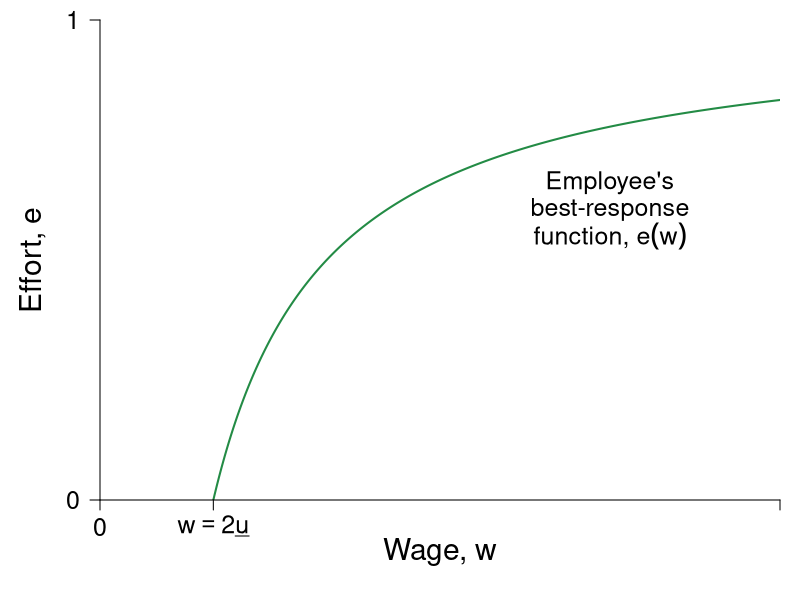

Recreate this plot in R.
require(shape)
pdf(file = "employment/employment_brf_margin.pdf", width = 9, height = 7)

#Set parameters for graphics
axislabelsize <- 1.8
labelsize <- 1.5
namesize <- 1.8
annotatesize <- 1.5
graphlinewidth <- 2
segmentlinewidth <- 1.5

#The equation is below when v = 0. See Wolfram Alpha output. 
isov <- function(w, delta = 5) {
}

isovhigh1 <- function(w, delta = 5, v = 5){
  (sqrt(w^2 - 4 * delta * v) - w + 2*v)/(2 * v )
}

isovlow1 <- function(w, delta = 5, v = 5){
  (-sqrt(w^2 - 4 * delta * v) - w + 2*v)/(2 * v )
}

isovhigh2 <- function(w, delta = 5, v = 15){
  (sqrt(w^2 - 4 * delta * v) - w + 2*v)/(2 * v )
}

isovlow2 <- function(w, delta = 5, v = 15){
  (-sqrt(w^2 - 4 * delta * v) - w + 2*v)/(2 * v )
}

isovhigh3 <- function(w, delta = 5, v = 20){
  (sqrt(w^2 - 4 * delta * v) - w + 2*v)/(2 * v )
}

isovlow3 <- function(w, delta = 5, v = 20){
  (-sqrt(w^2 - 4 * delta * v) - w + 2*v)/(2 * v )
}

brfFn <- function(w, delta = 5) {
  1 - (2*delta) / w
}

#This is evaluated for p = 12; q = 12/(8*sqrt(12^2 - 4*delta1*v1)) - 1/8 for the slope
#At p = 12; q = (-sqrt(12^2 - 4*v1*delta1) - 12 + 2*v1)/(2*v1) = 0.799
tangencyLine <- function(w){
  (w*(0.05))
}

solowCondition <- function(w, delta = 5){
  (w*(1/(8*delta)))
}


COL <- c("#f7fcf5", "#e5f5e0", "#c7e9c0", "#a1d99b", "#74c476", "#41ab5d", "#238b45", "#005a32")
# COL <- c("#7fc97f", "#beaed4", "#fdc086", "#ffff99", "#386cb0", "#f0027f", "#bf5b17", "#666666")
COLA <- c("#e0f3db", "#99d8c9","#66c2a4","#41ae76", "#238b45", "#005824")
COLB <- c("#c6dbef", "#4eb3d3", "#2b8cbe", "#0868ac","#084081")
COLC <- c("#fcfbfd", "#efedf5", "#dadaeb", "#bcbddc", "#9e9ac8", "#807dba", "#6a51a3", "#54278f", "#3f007d")
grays <- gray.colors(25, start = 1, end = 0)

par(mar =  c(5, 5, 1, 1))
xlims <- c(0, 60)
ylims <- c(0, 1)

plot(0, 0, xlim = xlims, ylim = ylims, type = "n",
     xlab = expression(paste("Wage, ", w)),
     ylab = expression(paste("Effort, ", e)),
     xaxt = "n", 
     yaxt = "n", 
     cex.lab = axislabelsize, 
     line = 2.5,
     bty = "n", 
     xaxs = "i", 
     yaxs = "i")


npts <- 500 
npts2 <- 501
#Specify the sequences of points for graphing. 
xx0 <- seq(5, xlims[2], length.out = npts)
xx1 <- seq(10, xlims[2], length.out = npts)
xx2 <- seq(5, 15, length.out = npts)
xx3 <- seq(10, xlims[2], length.out = npts2)
xx4 <- seq(xlims[1], 10, length.out = npts2)
#For below, I solved sqrt(p^2 - 200) - p + 200/p = 0, getting p = 10*sqrt(2) = 14.14214
xx5 <- seq( 18.43909, xlims[2], length.out = npts2)
xx6 <- seq( 18.43909, 25, length.out = npts2)
xx7 <- seq(20, xlims[2], length.out = npts2)
xx8 <- seq(xlims[1], 25, length.out = npts2)
xx9 <- seq(xlims[1], xlims[2], length.out = npts2)

#Draw the lines for the graphs
lines(xx1, brfFn(xx1), col = COLA[5], lwd = graphlinewidth)


#Customize ticks and labels for the plot
ticksy <- c(0, 1)
ylabels <- c(0, 1)
ticksx <- c(0, 10,xlims[2])
xlabels <- c(0, expression(paste(w == 2, underline(u))), NA)
axis(1, at = ticksx, pos = 0, labels = xlabels, cex.axis = labelsize)
axis(2, at = ticksy, pos = 0, labels = ylabels, las = 1, cex.axis = labelsize)

# text(24.8, 0.05, expression(paste(v[N])))
text(45, 0.66, expression(paste("Employee's")), cex = labelsize)
text(45, 0.605, expression(paste("best-response")), cex = labelsize)
text(45, 0.55, expression(paste("function, ", e(w))), cex = labelsize)

dev.off()
